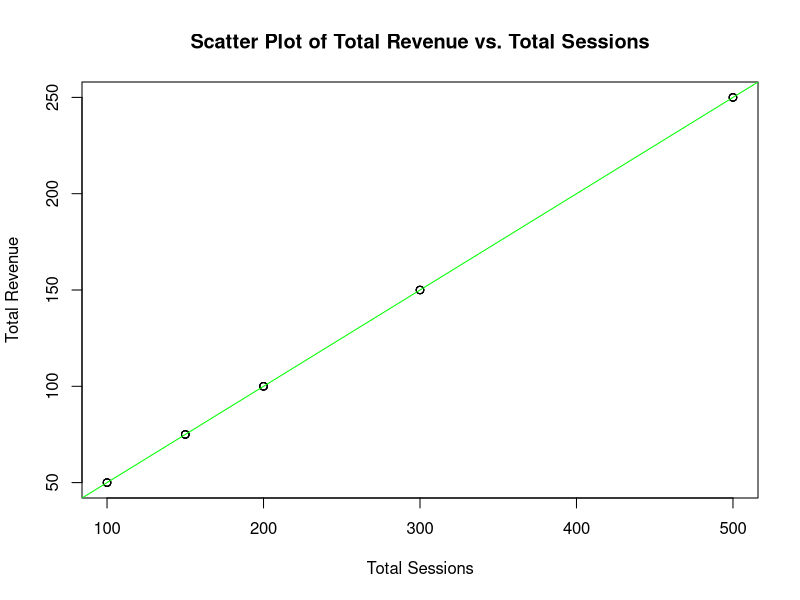
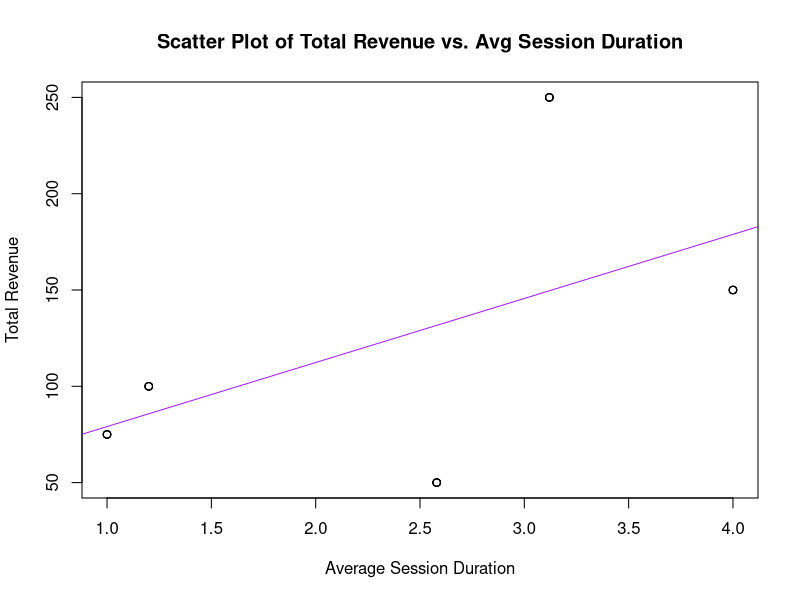

Write R code to recreate these figures, in order. (Note: this script raises an error after producing the figures.)
## ---- chunk 1
knitr::opts_chunk$set(echo = TRUE)
## ---- chunk 2
library(readxl)
News_Website_Dataset <- read_excel("News Website Dataset.xlsx")
#View(News_Website_Dataset)

# correlation  and coefficient B/W Total_revenue and Total Sessions
correlation_coefficient2 <- cor(News_Website_Dataset$Total_revenue, News_Website_Dataset$Total_Sessions)
print(correlation_coefficient2)

plot(News_Website_Dataset$Total_Sessions, News_Website_Dataset$Total_revenue,
     xlab = "Total Sessions", ylab = "Total Revenue",
     main = "Scatter Plot of Total Revenue vs. Total Sessions")

abline(lm(News_Website_Dataset$Total_revenue ~ News_Website_Dataset$Total_Sessions), col = "green")

## ---- chunk 3

correlation_coefficient <- cor(News_Website_Dataset$Total_revenue, News_Website_Dataset$Avg_Session_Duration)

plot(News_Website_Dataset$Avg_Session_Duration, News_Website_Dataset$Total_revenue,
     xlab = "Average Session Duration", ylab = "Total Revenue",
     main = "Scatter Plot of Total Revenue vs. Avg Session Duration")

abline(lm(News_Website_Dataset$Total_revenue ~ News_Website_Dataset$Avg_Session_Duration), col = "purple")

print(paste("Correlation Coefficient between Total Revenue and Avg Session Duration:", correlation_coefficient))

## ---- chunk 4
News_Website_Dataset_num <- read_excel("News Website Dataset.xlsx", range = cell_cols("F:J"))
cor(News_Website_Dataset_num[-1])
News_Website_Dataset_num_pca <- prcomp(News_Website_Dataset_num[,-1],scale=TRUE)
News_Website_Dataset_num_pca
summary(News_Website_Dataset_num_pca)


(eigen_News_Website_Dataset <- News_Website_Dataset_num_pca$sdev^2)
names(eigen_News_Website_Dataset) <- paste("PC",1:4,sep="")
eigen_News_Website_Dataset
sumlambdas <- sum(eigen_News_Website_Dataset)
sumlambdas
propvar <- eigen_News_Website_Dataset/sumlambdas
propvar

cumvar_News_Website_Dataset <- cumsum(propvar)
cumvar_News_Website_Dataset
matlambdas <- rbind(eigen_News_Website_Dataset,propvar,cumvar_News_Website_Dataset)
rownames(matlambdas) <- c("Eigenvalues","Prop. variance","Cum. prop. variance")
round(matlambdas,4)
summary(News_Website_Dataset_num_pca)
News_Website_Dataset_num_pca$rotation
print(News_Website_Dataset_num_pca)

News_Website_Dataset_num_pca$x
## ---- chunk 5
library(FactoMineR)

encoded_data <- model.matrix(~Device_Category - 1, data = News_Website_Dataset_num)
numerical_data <- cbind(News_Website_Dataset_num[, -which(names(News_Website_Dataset_num) == "Device_Category")], encoded_data)

#PCA
pca_result <- prcomp(numerical_data, scale = TRUE)

# Scree plot
plot(pca_result$sdev^2, type = "b", xlab = "Principal Component", ylab = "Variance Explained")

loadings <- pca_result$rotation
print(loadings)

# Data projection onto first two PCs
data_projection <- as.data.frame(pca_result$x[, 1:2])

# Data projection onto next two PCs
data_projection2 <- as.data.frame(pca_result$x[, 3:4])

# Plot
plot(data_projection$PC1, data_projection$PC2, 
     xlab = "PC1", ylab = "PC2", 
     main = "Data Visualization using PCs - 1")

# Plot
plot(data_projection2$PC3, data_projection2$PC4, col = "blue",
     xlab = "PC3", ylab = "PC4", 
     main = "Data Visualization using PCs - 2")
